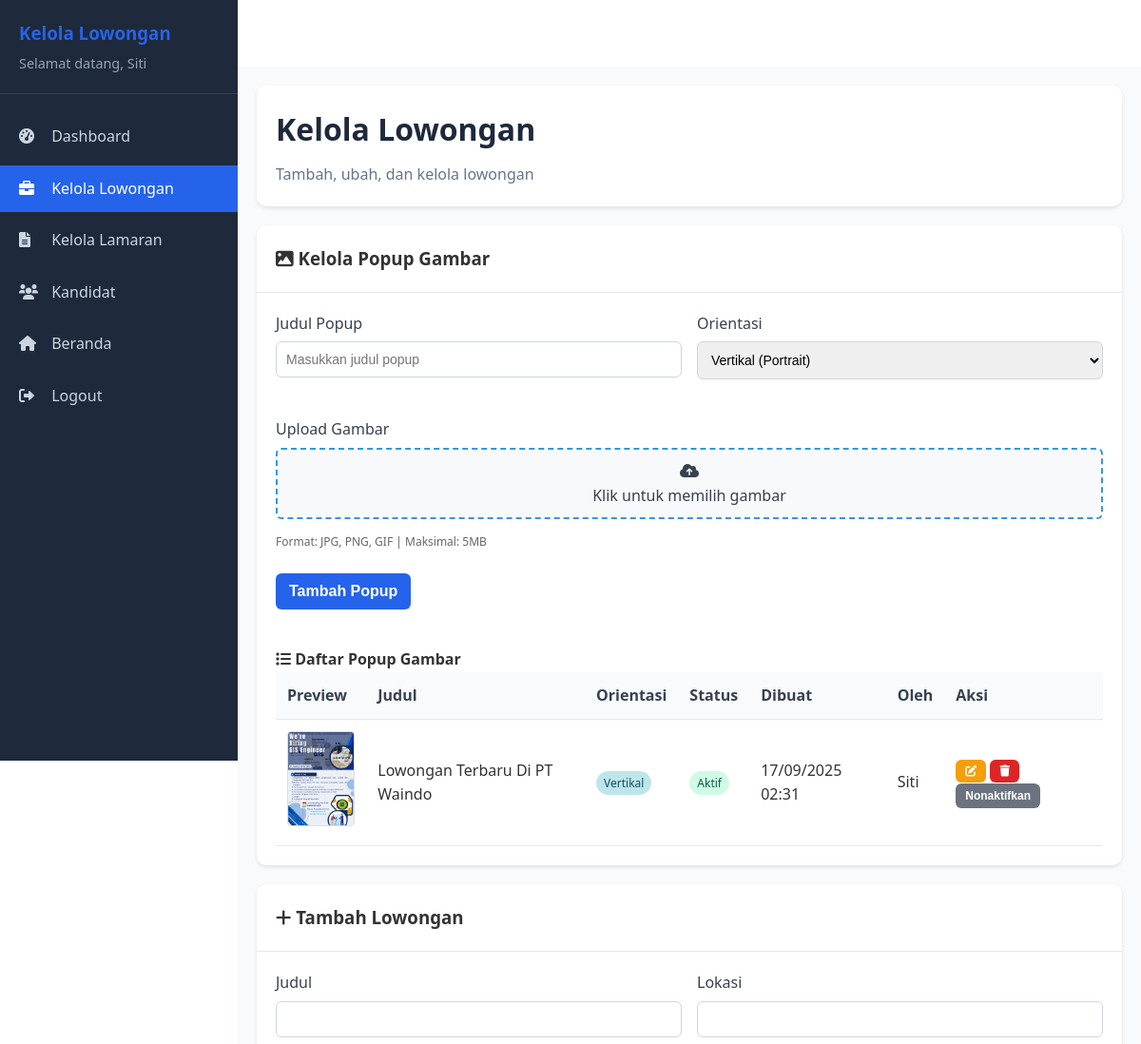
/hrd/lowongan.php (signed in, upper part), run on an earlier commit of the app's database.
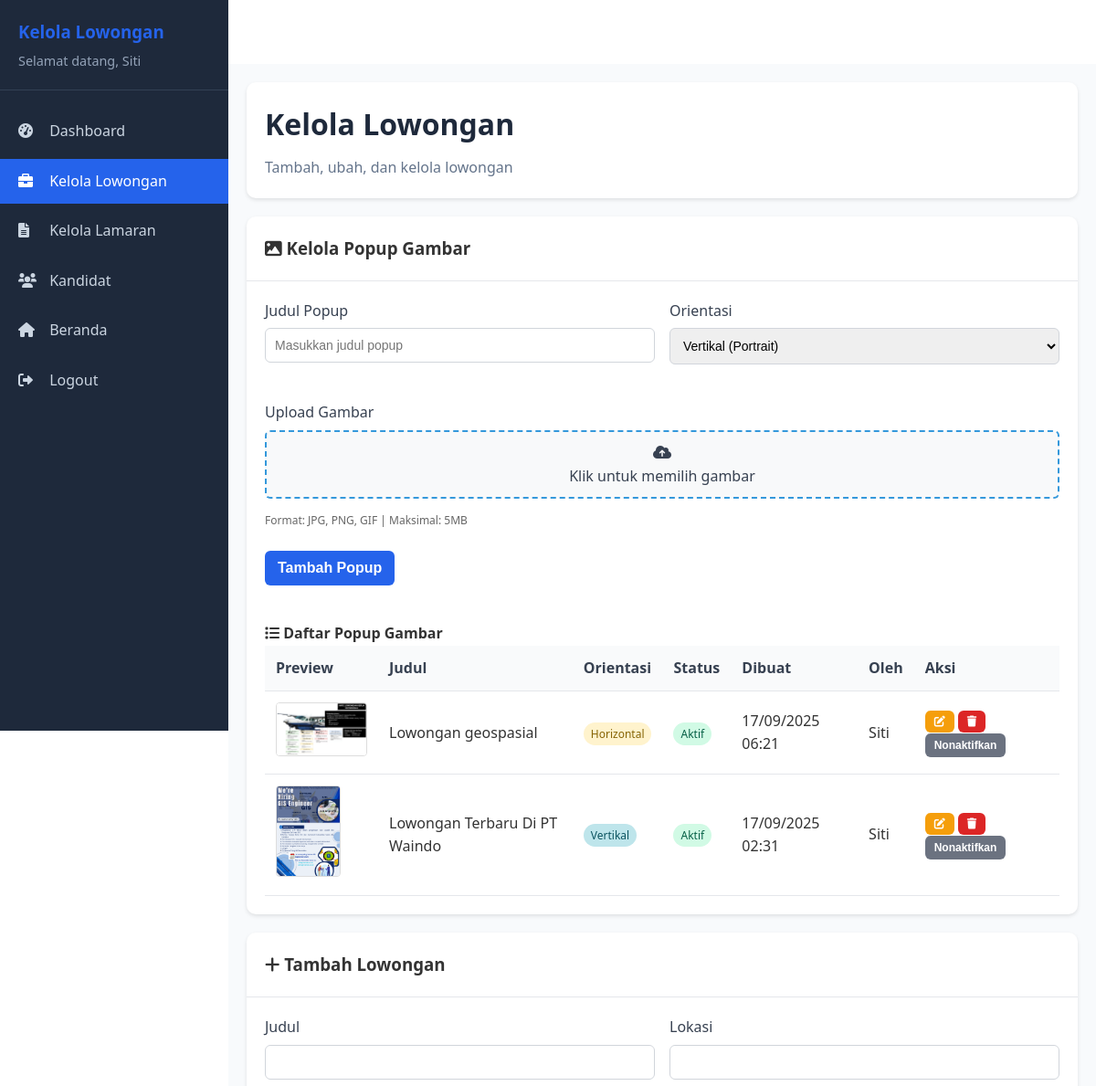
And on a later commit of the database.
### tables this page shows
CREATE TABLE `popup_images` (
  `popup_id` int NOT NULL,
  `title` varchar(255) NOT NULL,
  `image_filename` varchar(255) NOT NULL,
  `orientation` enum('vertical','horizontal') DEFAULT 'vertical',
  `is_active` tinyint(1) DEFAULT '0',
  `created_by` int NOT NULL,
  `created_at` timestamp NULL DEFAULT CURRENT_TIMESTAMP,
  `updated_at` timestamp NULL DEFAULT CURRENT_TIMESTAMP ON UPDATE CURRENT_TIMESTAMP
);

CREATE TABLE `users` (
  `user_id` int NOT NULL,
  `username` varchar(50) NOT NULL,
  `password` varchar(255) NOT NULL,
  `email` varchar(100) NOT NULL,
  `full_name` varchar(100) DEFAULT NULL,
  `role` enum('admin','pelamar','hrd','konten') DEFAULT 'pelamar',
  `status` enum('active','inactive') DEFAULT 'active',
  `created_at` timestamp NULL DEFAULT CURRENT_TIMESTAMP,
  `hapus` int NOT NULL DEFAULT '0'
);

### hrd/lowongan.php (the view, shortened to what the changed rows need)
<?php
require_once '../connect/koneksi.php';
$popups = mysqli_query($conn, "SELECT p.*, u.full_name AS creator
    FROM popup_images p
    LEFT JOIN users u ON p.created_by = u.user_id
    ORDER BY p.is_active DESC, p.created_at DESC");
?>
<!DOCTYPE html>
<html lang="id">
<head>
    <link rel="stylesheet" href="../assets/css/pages.css">
    <link rel="stylesheet" href="../assets/css/common.css">
    <link rel="stylesheet" href="css/dashboard.css">
    <link rel="stylesheet" href="css/lowongan.css">
    <link rel="stylesheet" href="https://cdnjs.cloudflare.com/ajax/libs/font-awesome/6.0.0/css/all.min.css">
</head>
<body>
    <div class="dashboard-container">
        <div class="main-content">
            <div class="dashboard-header">
                <h1>Kelola Lowongan</h1>
            </div>
            <div class="card">
                <div class="card-body">
                    <div class="table-wrap">
                        <table>
                            <thead>
                                <tr>
                                    <th>Preview</th>
                                    <th>Judul</th>
                                    <th>Orientasi</th>
                                    <th>Status</th>
                                    <th>Dibuat</th>
                                    <th>Oleh</th>
                                    <th>Aksi</th>
                                </tr>
                            </thead>
                            <tbody>
                                <?php if ($popups && mysqli_num_rows($popups) > 0): ?>
                                    <?php while ($popup = mysqli_fetch_assoc($popups)): ?>
                                        <tr>
                                            <td>
                                                <img src="../uploads/popups/<?php echo htmlspecialchars($popup['image_filename']); ?>"
                                                     alt="Preview" class="image-preview"
                                                     onerror="this.src='../assets/images/no-image.png'">
                                            </td>
                                            <td><?php echo htmlspecialchars($popup['title']); ?></td>
                                            <td>
                                                <span class="badge badge-<?php echo $popup['orientation'] === 'vertical' ? 'info' : 'warning'; ?>">
                                                    <?php echo $popup['orientation'] === 'vertical' ? 'Vertikal' : 'Horizontal'; ?>
                                                </span>
                                            </td>
                                            <td>
                                                <span class="badge badge-<?php echo $popup['is_active'] ? 'success' : 'secondary'; ?>">
                                                    <?php echo $popup['is_active'] ? 'Aktif' : 'Nonaktif'; ?>
                                                </span>
                                            </td>
                                            <td><?php echo date('d/m/Y H:i', strtotime($popup['created_at'])); ?></td>
                                            <td><?php echo htmlspecialchars($popup['creator'] ?: '-'); ?></td>
                                            <td>
                                                <button class="btn btn-sm btn-warning" onclick="openEditPopup(<?php echo (int)$popup['popup_id']; ?>, <?php echo htmlspecialchars(json_encode($popup)); ?>)">
                                                    <i class="fas fa-edit"></i>
                                                </button>
                                                <form method="POST" style="display:inline" onsubmit="return confirm('Hapus popup ini?')">
                                                    <button type="submit" class="btn btn-sm btn-danger"><i class="fas fa-trash"></i></button>
                                                </form>
                                                <form method="POST" style="display:inline">
                                                    <button type="submit" class="btn btn-sm btn-<?php echo $popup['is_active'] ? 'secondary' : 'success'; ?>">
                                                        <?php echo $popup['is_active'] ? 'Nonaktifkan' : 'Aktifkan'; ?>
                                                    </button>
                                                </form>
                                            </td>
                                        </tr>
                                    <?php endwhile; ?>
                                <?php else: ?>
                                    <tr>
                                        <td colspan="7" class="text-center">Belum Ada Popup Gambar</td>
                                    </tr>
                                <?php endif; ?>
                            </tbody>
                        </table>
                    </div>
                </div>
            </div>
        </div>
    </div>
</body>
</html>

What changed in the data, as far as the page shows it:
added popup_images: image_filename (picture), title "Lowongan geospasial", orientation "Horizontal", is_active "Aktif", created_at "17/09/2025 06:21", created_by.full_name "Siti"
